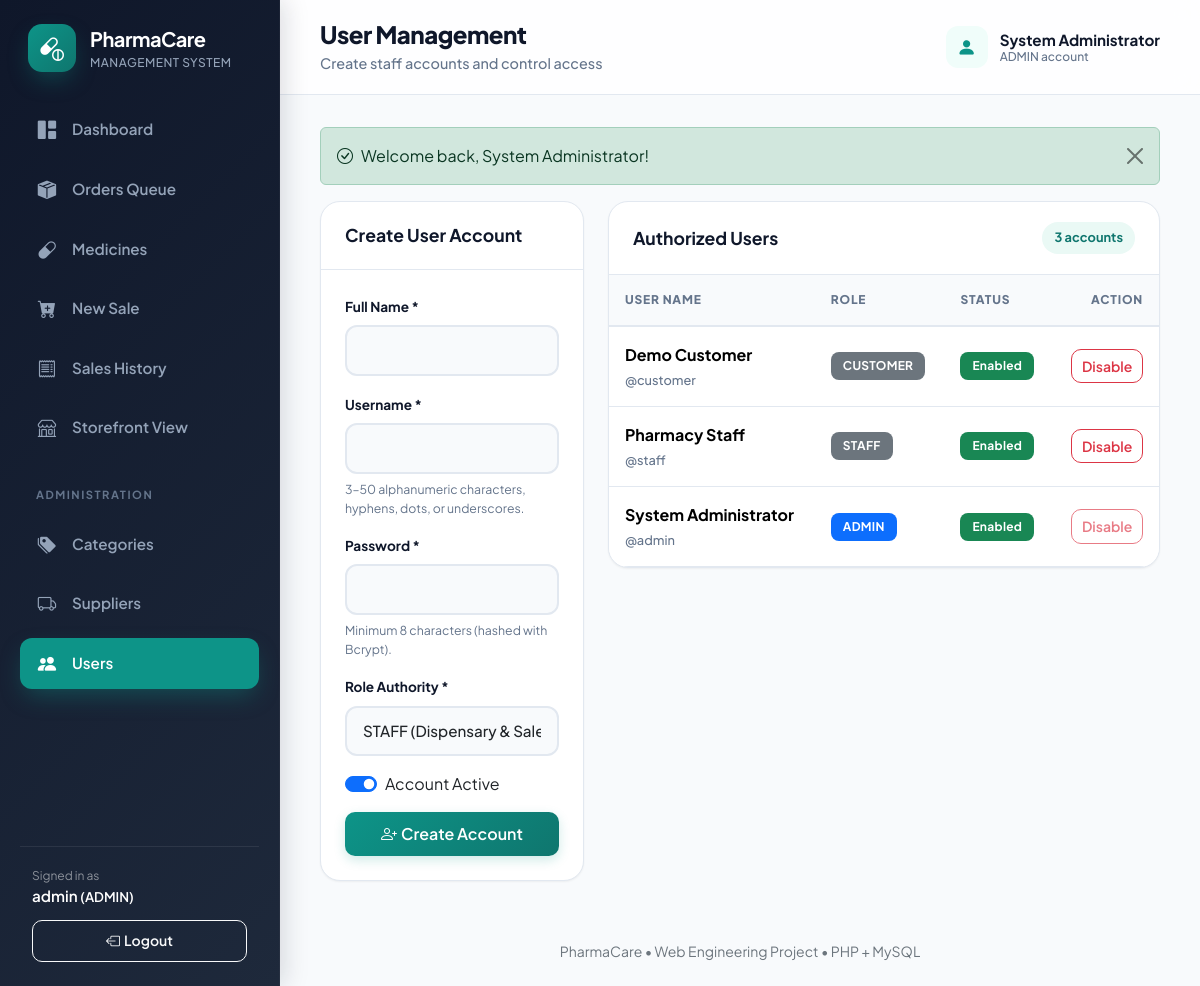
The app's page /index.php?page=users (signed in), older data.
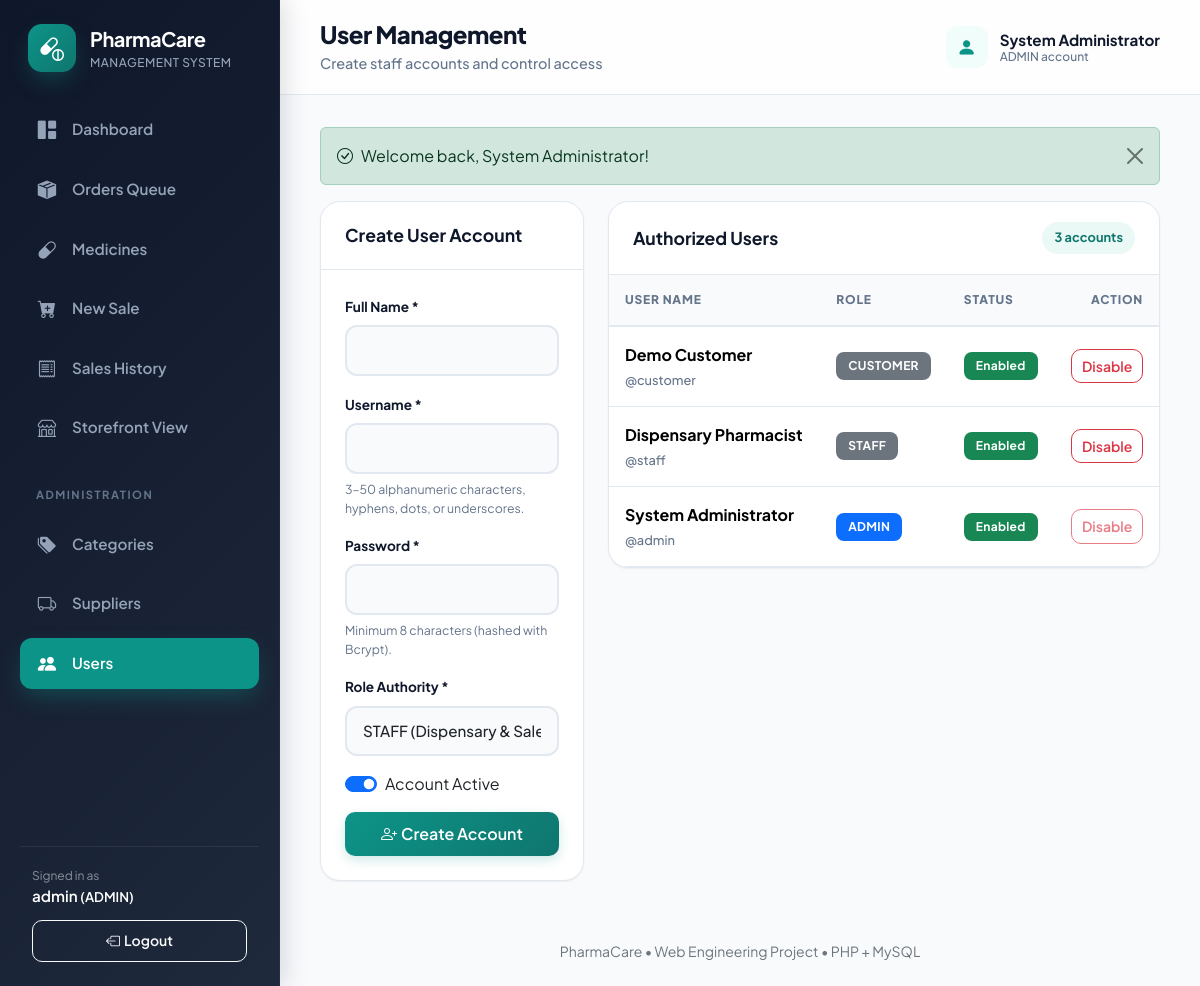
The same page, newer data.
### tables this page shows
CREATE TABLE app_users (
    id INT AUTO_INCREMENT PRIMARY KEY,
    full_name VARCHAR(100) NOT NULL,
    username VARCHAR(50) NOT NULL UNIQUE,
    email VARCHAR(100) NULL UNIQUE,
    phone VARCHAR(30) NULL,
    address TEXT NULL,
    password VARCHAR(255) NOT NULL,
    role ENUM('ADMIN', 'STAFF', 'CUSTOMER') NOT NULL DEFAULT 'CUSTOMER',
    enabled TINYINT(1) NOT NULL DEFAULT 1,
    created_at DATETIME NOT NULL DEFAULT CURRENT_TIMESTAMP
);

### index.php (called while the page is built, shortened)
<?php
$page = (string)($_GET['page'] ?? (user() && is_customer() ? 'catalog' : 'dashboard'));
require_login();
require __DIR__ . '/includes/header.php';
match ($page) {
    'catalog' => (new \App\Controllers\CatalogController())->index(),
    'cart' => (new \App\Controllers\CartController())->index(),
    'checkout' => (new \App\Controllers\OrderController())->checkout(),
    'order_confirmation' => (new \App\Controllers\OrderController())->confirmation(),
    'orders' => (new \App\Controllers\OrderController())->index(),
    'order_detail' => (new \App\Controllers\OrderController())->show(),
    'my_orders' => (new \App\Controllers\OrderController())->myOrders(),
    default => include __DIR__ . '/pages/' . $page . '.php'
};
require __DIR__ . '/includes/footer.php';

### config/database.php (called while the page is built, shortened)
<?php
function db(): PDO
{
    static $pdo = null;
    if ($pdo === null) {
        $configFile = dirname(__DIR__) . '/config.php';
        $config = file_exists($configFile) ? require $configFile : [];
        $host = (string)($config['db_host'] ?? '127.0.0.1');
        $port = (int)($config['db_port'] ?? 3306);
        $dbname = (string)($config['db_name'] ?? 'pharmacare');
        $user = (string)($config['db_user'] ?? 'root');
        $pass = (string)($config['db_pass'] ?? '');
        $charset = 'utf8mb4';
        $dsn = "mysql:host={$host};port={$port};dbname={$dbname};charset={$charset}";
        $options = [
            PDO::ATTR_ERRMODE => PDO::ERRMODE_EXCEPTION,
            PDO::ATTR_DEFAULT_FETCH_MODE => PDO::FETCH_ASSOC,
            PDO::ATTR_EMULATE_PREPARES => false,
        ];
        try {
            $pdo = new PDO($dsn, $user, $pass, $options);
            $pdo->exec("SET time_zone = '+06:00'");
        } catch (PDOException $e) {
            http_response_code(500);
            die("
            <!doctype html>
            <html lang='en'>
            <head>
                <meta charset='utf-8'>
                <title>Database Connection Issue | PharmaCare</title>
                <style>
                    body { font-family: -apple-system, BlinkMacSystemFont, 'Segoe UI', Roboto, sans-serif; background: #f8fafc; color: #1e293b; padding: 40px 20px; }
                    .card { max-width: 600px; margin: 0 auto; background: #ffffff; border-radius: 12px; border: 1px solid #e2e8f0; padding: 32px; box-shadow: 0 4px 6px -1px rgba(0,0,0,0.05); }
                    h2 { color: #dc2626; margin-top: 0; font-size: 20px; }
                    .alert { background: #fef2f2; border: 1px solid #fee2e2; color: #991b1b; padding: 12px 16px; border-radius: 8px; font-size: 14px; margin-bottom: 20px; }
                    ul { padding-left: 20px; font-size: 14px; line-height: 1.6; }
                    code { background: #f1f5f9; padding: 2px 6px; border-radius: 4px; font-family: monospace; color: #0f172a; }
                </style>
            </head>
            <body>
                <div class='card'>
                    <h2>Database Connection Failed</h2>
                    <div class='alert'>" . htmlspecialchars($e->getMessage(), ENT_QUOTES, 'UTF-8') . "</div>
                    <p>Please check your database credentials in <code>config.php</code>:</p>
                    <ul>
                        <li><strong>Host:</strong> <code>" . htmlspecialchars($host, ENT_QUOTES, 'UTF-8') . "</code></li>
                        <li><strong>Database:</strong> <code>" . htmlspecialchars($dbname, ENT_QUOTES, 'UTF-8') . "</code></li>
                        <li><strong>User:</strong> <code>" . htmlspecialchars($user, ENT_QUOTES, 'UTF-8') . "</code></li>
                    </ul>
                    <p style='font-size: 13px; color: #64748b;'>Ensure MySQL / MariaDB is running and <code>database/pharmacare.sql</code> has been imported.</p>
                </div>
            </body>
            </html>
            ");
        }
    }
    return $pdo;
}

### includes/functions.php (called while the page is built, shortened)
<?php
function e(mixed $value): string { return htmlspecialchars((string)($value ?? ''), ENT_QUOTES | ENT_SUBSTITUTE, 'UTF-8'); }
function fetch_all(string $sql, array $params = []): array { $stmt = db()->prepare($sql); $stmt->execute($params); return $stmt->fetchAll(); }
function fetch_one(string $sql, array $params = []): ?array { $stmt = db()->prepare($sql); $stmt->execute($params); $data = $stmt->fetch(); return $data ?: null; }

### includes/auth.php (called while the page is built, shortened)
<?php
function user(): ?array
{
    return $_SESSION['user'] ?? null;
}
function require_login(): void
{
    static $verified = false;
    if ($verified) {
        return;
    }
    $row = fetch_one('SELECT id, full_name, username, role, enabled FROM app_users WHERE id = ?', [user()['id']]);
}

### pages/users.php (the view, shortened to what the changed rows need)
<?php
$users = fetch_all('SELECT id, full_name, username, role, enabled FROM app_users ORDER BY full_name');
?>
<div class="row g-4">
    <div class="col-xl-8">
        <div class="card">
            <div class="table-responsive">
                <table class="table table-hover">
                    <thead>
                        <tr>
                            <th>User Name</th>
                            <th>Role</th>
                            <th>Status</th>
                            <th class="text-end">Action</th>
                        </tr>
                    </thead>
                    <tbody>
                        <?php foreach ($users as $u): ?>
                            <tr>
                                <td>
                                    <strong><?= e($u['full_name']) ?></strong>
                                    <span class="subtext">@<?= e($u['username']) ?></span>
                                </td>
                                <td>
                                    <span class="badge text-bg-<?= $u['role'] === 'ADMIN' ? 'primary' : 'secondary' ?>">
                                        <?= e($u['role']) ?>
                                    </span>
                                </td>
                                <td>
                                    <span class="badge text-bg-<?= $u['enabled'] ? 'success' : 'danger' ?>">
                                        <?= $u['enabled'] ? 'Enabled' : 'Disabled' ?>
                                    </span>
                                </td>
                                <td class="text-end">
                                    <form action="actions.php" method="post">
                                        <button class="btn btn-sm btn-outline-<?= $u['enabled'] ? 'danger' : 'success' ?>"
                                                data-confirm="Change status for user '@<?= e($u['username']) ?>'?"
                                                <?= (int)$u['id'] === (int)user()['id'] ? 'disabled title="Cannot disable your own session account"' : '' ?>>
                                            <?= $u['enabled'] ? 'Disable' : 'Enable' ?>
                                        </button>
                                    </form>
                                </td>
                            </tr>
                        <?php endforeach; ?>
                    </tbody>
                </table>
            </div>
        </div>
    </div>
</div>

Row changes from the older to the newer data that the page shows:
changed app_users "staff": full_name "Pharmacy Staff" → "Dispensary Pharmacist"
